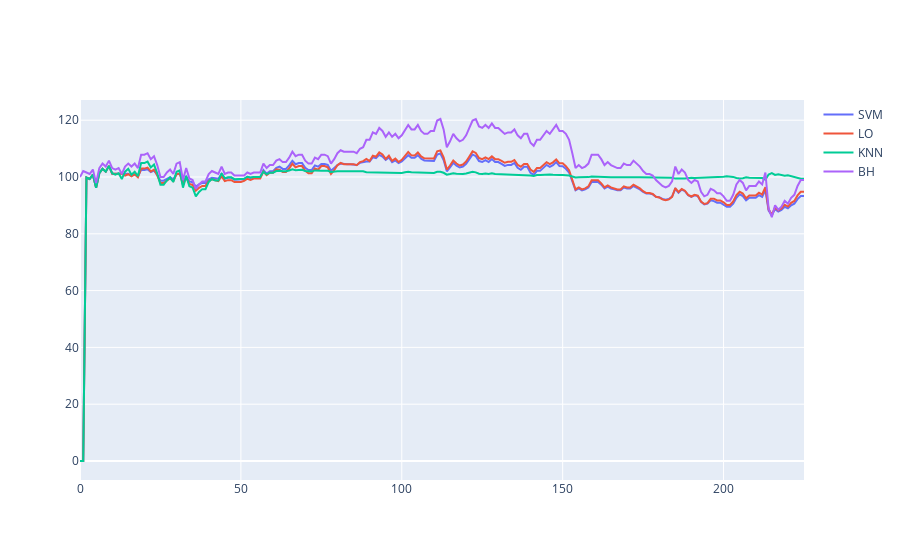

Notebook code cell kept with this figure:
### Code cell
fig = go.Figure([SVM , LO , KNN , BH])
fig.show()

### Figure 1 — Plotly figure (JSON) as saved in the notebook; plotly's stock layout.template omitted (floating-point values rounded to 4 significant figures; data arrays with more than 128 entries replaced by an {"elided": "..."} marker saying what was removed)
{"data": [{"mode": "lines", "name": "SVM", "type": "scatter", "y": {"elided": "226 float values"}}, {"mode": "lines", "name": "LO", "type": "scatter", "y": {"elided": "226 float values"}}, {"mode": "lines", "name": "KNN", "type": "scatter", "y": {"elided": "226 float values"}}, {"mode": "lines", "name": "BH", "type": "scatter", "y": {"elided": "226 float values"}}], "layout": {}}
